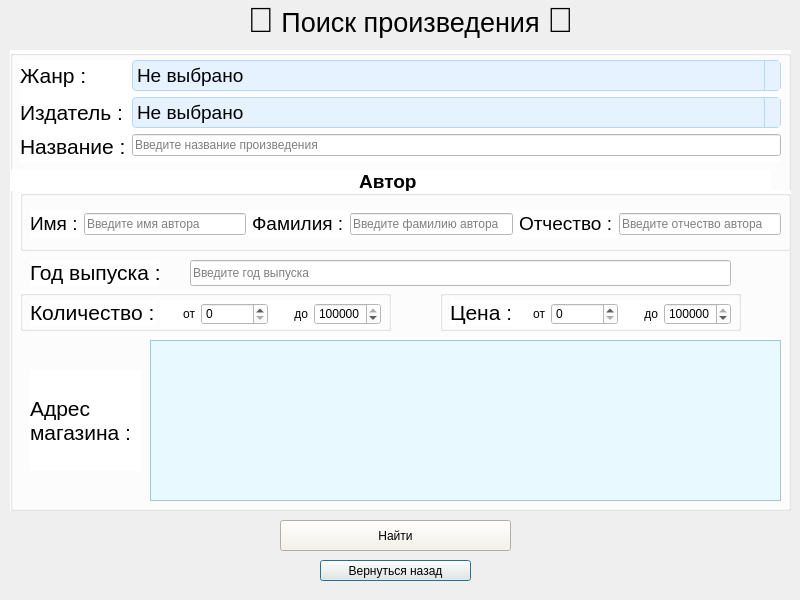
<?xml version="1.0" encoding="UTF-8"?>
<ui version="4.0">
 <class>finditem_admin</class>
 <widget class="QDialog" name="finditem_admin">
  <property name="geometry">
   <rect>
    <x>0</x>
    <y>0</y>
    <width>800</width>
    <height>600</height>
   </rect>
  </property>
  <property name="windowTitle">
   <string>Dialog</string>
  </property>
  <widget class="QLabel" name="label_10">
   <property name="geometry">
    <rect>
     <x>100</x>
     <y>0</y>
     <width>621</width>
     <height>41</height>
    </rect>
   </property>
   <property name="text">
    <string>&lt;html&gt;&lt;head/&gt;&lt;body&gt;&lt;p align=&quot;center&quot;&gt;&lt;span style=&quot; font-size:26pt;&quot;&gt;🔎&lt;/span&gt;&lt;span style=&quot; font-size:20pt;&quot;&gt; Поиск произведения &lt;/span&gt;&lt;span style=&quot; font-size:26pt;&quot;&gt;🔎&lt;/span&gt;&lt;/p&gt;&lt;/body&gt;&lt;/html&gt;</string>
   </property>
  </widget>
  <widget class="QPushButton" name="pushButton">
   <property name="geometry">
    <rect>
     <x>320</x>
     <y>560</y>
     <width>151</width>
     <height>21</height>
    </rect>
   </property>
   <property name="styleSheet">
    <string notr="true">

QPushButton { background-color: #F5F2E7; /* Ярко-красный */ color: black; /* Черный текст */ } QPushButton:hover { background-color: #D32F2F; /* Темнее при наведении */ } QPushButton:pressed { background-color: #B71C1C; /* Ещё темнее при нажатии */ }
</string>
   </property>
   <property name="text">
    <string>Вернуться назад</string>
   </property>
  </widget>
  <widget class="QPushButton" name="pushButton_2">
   <property name="geometry">
    <rect>
     <x>280</x>
     <y>520</y>
     <width>231</width>
     <height>31</height>
    </rect>
   </property>
   <property name="styleSheet">
    <string notr="true">
QPushButton {
    background-color: #F5F2E7; /* Ярко-красный */
    color: black;              /* Черный текст */
 
}

QPushButton:hover {
    background-color: #01eb00; /* Темнее при наведении */
}

QPushButton:pressed {
    background-color: #01a800 /* Ещё темнее при нажатии */
}



</string>
   </property>
   <property name="text">
    <string>Найти</string>
   </property>
  </widget>
  <widget class="QGroupBox" name="groupBox">
   <property name="geometry">
    <rect>
     <x>10</x>
     <y>50</y>
     <width>781</width>
     <height>461</height>
    </rect>
   </property>
   <property name="styleSheet">
    <string notr="true">background-color:white</string>
   </property>
   <property name="title">
    <string/>
   </property>
   <widget class="QLabel" name="label_6">
    <property name="geometry">
     <rect>
      <x>20</x>
      <y>320</y>
      <width>111</width>
      <height>101</height>
     </rect>
    </property>
    <property name="text">
     <string>&lt;html&gt;&lt;head/&gt;&lt;body&gt;&lt;p&gt;&lt;span style=&quot; font-size:16pt;&quot;&gt;Адрес &lt;br/&gt;магазина :&lt;/span&gt;&lt;/p&gt;&lt;/body&gt;&lt;/html&gt;</string>
    </property>
   </widget>
   <widget class="QListWidget" name="listWidget">
    <property name="geometry">
     <rect>
      <x>140</x>
      <y>290</y>
      <width>631</width>
      <height>161</height>
     </rect>
    </property>
    <property name="font">
     <font>
      <pointsize>15</pointsize>
     </font>
    </property>
    <property name="styleSheet">
     <string notr="true">QListWidget {
    background-color: #E8F9FF; /* очень бледный голубой фон */
    color: black;              /* цвет текста */
    border: 1px solid #A0C8D0; /* рамка */
}

QListWidget::item:selected {
    background-color: #C0E8FF; /* цвет выбранного элемента */
    color: black;              /* цвет текста выбранного элемента */
}
</string>
    </property>
    <property name="selectionMode">
     <enum>QAbstractItemView::MultiSelection</enum>
    </property>
   </widget>
   <widget class="QWidget" name="layoutWidget">
    <property name="geometry">
     <rect>
      <x>10</x>
      <y>10</y>
      <width>761</width>
      <height>102</height>
     </rect>
    </property>
    <layout class="QFormLayout" name="formLayout">
     <item row="0" column="0">
      <widget class="QLabel" name="label">
       <property name="text">
        <string>&lt;html&gt;&lt;head/&gt;&lt;body&gt;&lt;p&gt;&lt;span style=&quot; font-size:16pt;&quot;&gt;Жанр :&lt;/span&gt;&lt;/p&gt;&lt;/body&gt;&lt;/html&gt;</string>
       </property>
      </widget>
     </item>
     <item row="0" column="1">
      <widget class="QComboBox" name="comboBox">
       <property name="font">
        <font>
         <pointsize>14</pointsize>
        </font>
       </property>
       <property name="styleSheet">
        <string notr="true">/* Общий стиль для всех QLineEdit */
QLineEdit {
    background-color: #f0f0f0; /* светло-серый фон */
    color: #000000;            /* чёрный текст */
    border: 1px solid #cccccc; /* светлая рамка */
    border-radius: 4px;
    padding: 2px 4px;
}

/* Стиль для QComboBox — бледный голубой фон */
QComboBox {
    background-color: #e6f2ff; /* очень светлый голубой */
    color: #000000;             /* чёрный текст */
    border: 1px solid #b3d9ff; /* светлая рамка */
    border-radius: 4px;
    padding: 2px 4px;
}

/* Стиль для стрелки выпадающего списка */
QComboBox::drop-down {
    border-left: 1px solid #b3d9ff;
    background-color: #e6f2ff;
}
</string>
       </property>
       <property name="placeholderText">
        <string>Не выбрано</string>
       </property>
      </widget>
     </item>
     <item row="1" column="0">
      <widget class="QLabel" name="label_2">
       <property name="text">
        <string>&lt;html&gt;&lt;head/&gt;&lt;body&gt;&lt;p&gt;&lt;span style=&quot; font-size:16pt;&quot;&gt;Издатель :&lt;/span&gt;&lt;/p&gt;&lt;/body&gt;&lt;/html&gt;</string>
       </property>
      </widget>
     </item>
     <item row="1" column="1">
      <widget class="QComboBox" name="comboBox_2">
       <property name="font">
        <font>
         <pointsize>14</pointsize>
        </font>
       </property>
       <property name="styleSheet">
        <string notr="true">/* Общий стиль для всех QLineEdit */
QLineEdit {
    background-color: #f0f0f0; /* светло-серый фон */
    color: #000000;            /* чёрный текст */
    border: 1px solid #cccccc; /* светлая рамка */
    border-radius: 4px;
    padding: 2px 4px;
}

/* Стиль для QComboBox — бледный голубой фон */
QComboBox {
    background-color: #e6f2ff; /* очень светлый голубой */
    color: #000000;             /* чёрный текст */
    border: 1px solid #b3d9ff; /* светлая рамка */
    border-radius: 4px;
    padding: 2px 4px;
}

/* Стиль для стрелки выпадающего списка */
QComboBox::drop-down {
    border-left: 1px solid #b3d9ff;
    background-color: #e6f2ff;
}
</string>
       </property>
       <property name="placeholderText">
        <string>Не выбрано</string>
       </property>
      </widget>
     </item>
     <item row="2" column="0">
      <widget class="QLabel" name="label_3">
       <property name="text">
        <string>&lt;html&gt;&lt;head/&gt;&lt;body&gt;&lt;p&gt;&lt;span style=&quot; font-size:16pt;&quot;&gt;Название :&lt;/span&gt;&lt;/p&gt;&lt;/body&gt;&lt;/html&gt;</string>
       </property>
      </widget>
     </item>
     <item row="2" column="1">
      <widget class="QLineEdit" name="name">
       <property name="placeholderText">
        <string>Введите название произведения</string>
       </property>
      </widget>
     </item>
    </layout>
   </widget>
   <widget class="QLabel" name="label_5">
    <property name="geometry">
     <rect>
      <x>20</x>
      <y>210</y>
      <width>129</width>
      <height>26</height>
     </rect>
    </property>
    <property name="text">
     <string>&lt;html&gt;&lt;head/&gt;&lt;body&gt;&lt;p&gt;&lt;span style=&quot; font-size:16pt;&quot;&gt;Год выпуска :&lt;/span&gt;&lt;/p&gt;&lt;/body&gt;&lt;/html&gt;</string>
    </property>
   </widget>
   <widget class="QGroupBox" name="groupBox_2">
    <property name="geometry">
     <rect>
      <x>10</x>
      <y>140</y>
      <width>771</width>
      <height>61</height>
     </rect>
    </property>
    <property name="title">
     <string/>
    </property>
    <widget class="QWidget" name="layoutWidget_2">
     <property name="geometry">
      <rect>
       <x>10</x>
       <y>20</y>
       <width>751</width>
       <height>28</height>
      </rect>
     </property>
     <layout class="QHBoxLayout" name="horizontalLayout_3">
      <item>
       <widget class="QLabel" name="label_14">
        <property name="text">
         <string>&lt;html&gt;&lt;head/&gt;&lt;body&gt;&lt;p&gt;&lt;span style=&quot; font-size:14pt;&quot;&gt;Имя :&lt;/span&gt;&lt;/p&gt;&lt;/body&gt;&lt;/html&gt;</string>
        </property>
       </widget>
      </item>
      <item>
       <widget class="QLineEdit" name="author_name">
        <property name="placeholderText">
         <string>Введите имя автора</string>
        </property>
       </widget>
      </item>
      <item>
       <widget class="QLabel" name="label_15">
        <property name="text">
         <string>&lt;html&gt;&lt;head/&gt;&lt;body&gt;&lt;p&gt;&lt;span style=&quot; font-size:14pt;&quot;&gt;Фамилия :&lt;/span&gt;&lt;/p&gt;&lt;/body&gt;&lt;/html&gt;</string>
        </property>
       </widget>
      </item>
      <item>
       <widget class="QLineEdit" name="author_familia">
        <property name="placeholderText">
         <string>Введите фамилию автора</string>
        </property>
       </widget>
      </item>
      <item>
       <widget class="QLabel" name="label_16">
        <property name="text">
         <string>&lt;html&gt;&lt;head/&gt;&lt;body&gt;&lt;p&gt;&lt;span style=&quot; font-size:14pt;&quot;&gt;Отчество :&lt;/span&gt;&lt;/p&gt;&lt;/body&gt;&lt;/html&gt;</string>
        </property>
       </widget>
      </item>
      <item>
       <widget class="QLineEdit" name="author_otchestvo">
        <property name="placeholderText">
         <string>Введите отчество автора</string>
        </property>
       </widget>
      </item>
     </layout>
    </widget>
   </widget>
   <widget class="QLabel" name="label_4">
    <property name="geometry">
     <rect>
      <x>0</x>
      <y>120</y>
      <width>761</width>
      <height>21</height>
     </rect>
    </property>
    <property name="text">
     <string>&lt;html&gt;&lt;head/&gt;&lt;body&gt;&lt;p align=&quot;center&quot;&gt;&lt;span style=&quot; font-size:14pt; font-weight:700;&quot;&gt;Автор &lt;/span&gt;&lt;/p&gt;&lt;/body&gt;&lt;/html&gt;</string>
    </property>
   </widget>
   <widget class="QGroupBox" name="groupBox_3">
    <property name="geometry">
     <rect>
      <x>10</x>
      <y>240</y>
      <width>371</width>
      <height>41</height>
     </rect>
    </property>
    <property name="title">
     <string/>
    </property>
    <widget class="QLabel" name="label_7">
     <property name="geometry">
      <rect>
       <x>10</x>
       <y>10</y>
       <width>126</width>
       <height>26</height>
      </rect>
     </property>
     <property name="text">
      <string>&lt;html&gt;&lt;head/&gt;&lt;body&gt;&lt;p&gt;&lt;span style=&quot; font-size:16pt;&quot;&gt;Количество :&lt;/span&gt;&lt;/p&gt;&lt;/body&gt;&lt;/html&gt;</string>
     </property>
    </widget>
    <widget class="QWidget" name="layoutWidget_3">
     <property name="geometry">
      <rect>
       <x>140</x>
       <y>10</y>
       <width>221</width>
       <height>28</height>
      </rect>
     </property>
     <layout class="QHBoxLayout" name="horizontalLayout">
      <item>
       <widget class="QLabel" name="label_9">
        <property name="text">
         <string>&lt;html&gt;&lt;head/&gt;&lt;body&gt;&lt;p align=&quot;right&quot;&gt;от&lt;/p&gt;&lt;/body&gt;&lt;/html&gt;</string>
        </property>
       </widget>
      </item>
      <item>
       <widget class="QSpinBox" name="spinBox">
        <property name="maximum">
         <number>999999</number>
        </property>
       </widget>
      </item>
      <item>
       <widget class="QLabel" name="label_11">
        <property name="text">
         <string>&lt;html&gt;&lt;head/&gt;&lt;body&gt;&lt;p align=&quot;right&quot;&gt;до&lt;/p&gt;&lt;/body&gt;&lt;/html&gt;</string>
        </property>
       </widget>
      </item>
      <item>
       <widget class="QSpinBox" name="spinBox_2">
        <property name="maximum">
         <number>999999</number>
        </property>
        <property name="value">
         <number>999999</number>
        </property>
       </widget>
      </item>
     </layout>
    </widget>
   </widget>
   <widget class="QGroupBox" name="groupBox_4">
    <property name="geometry">
     <rect>
      <x>430</x>
      <y>240</y>
      <width>301</width>
      <height>41</height>
     </rect>
    </property>
    <property name="title">
     <string/>
    </property>
    <widget class="QLabel" name="label_8">
     <property name="geometry">
      <rect>
       <x>10</x>
       <y>10</y>
       <width>60</width>
       <height>26</height>
      </rect>
     </property>
     <property name="text">
      <string>&lt;html&gt;&lt;head/&gt;&lt;body&gt;&lt;p&gt;&lt;span style=&quot; font-size:16pt;&quot;&gt;Цена :&lt;/span&gt;&lt;/p&gt;&lt;/body&gt;&lt;/html&gt;</string>
     </property>
    </widget>
    <widget class="QWidget" name="layoutWidget_4">
     <property name="geometry">
      <rect>
       <x>70</x>
       <y>10</y>
       <width>221</width>
       <height>28</height>
      </rect>
     </property>
     <layout class="QHBoxLayout" name="horizontalLayout_2">
      <item>
       <widget class="QLabel" name="label_12">
        <property name="text">
         <string>&lt;html&gt;&lt;head/&gt;&lt;body&gt;&lt;p align=&quot;right&quot;&gt;от&lt;/p&gt;&lt;/body&gt;&lt;/html&gt;</string>
        </property>
       </widget>
      </item>
      <item>
       <widget class="QSpinBox" name="spinBox_3">
        <property name="maximum">
         <number>999999</number>
        </property>
       </widget>
      </item>
      <item>
       <widget class="QLabel" name="label_13">
        <property name="text">
         <string>&lt;html&gt;&lt;head/&gt;&lt;body&gt;&lt;p align=&quot;right&quot;&gt;до&lt;/p&gt;&lt;/body&gt;&lt;/html&gt;</string>
        </property>
       </widget>
      </item>
      <item>
       <widget class="QSpinBox" name="spinBox_4">
        <property name="maximum">
         <number>999999</number>
        </property>
        <property name="value">
         <number>999999</number>
        </property>
       </widget>
      </item>
     </layout>
    </widget>
   </widget>
   <widget class="QLineEdit" name="pub_year">
    <property name="geometry">
     <rect>
      <x>180</x>
      <y>210</y>
      <width>541</width>
      <height>26</height>
     </rect>
    </property>
    <property name="placeholderText">
     <string>Введите год выпуска</string>
    </property>
   </widget>
  </widget>
 </widget>
 <resources/>
 <connections/>
</ui>
